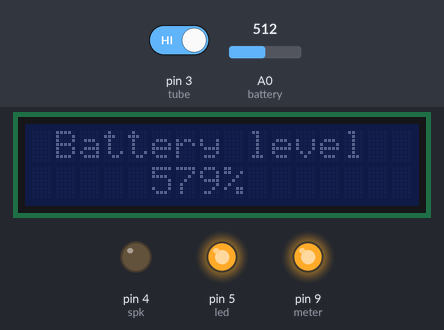
The sketch below on a simulated Arduino Uno, built with avr-gcc and run on an emulated ATmega328P. On the bench: 16×2 character LCD, output pins drawn as LEDs (lit = HIGH). The test bench sets the inputs (shaded band); at power-on: pin 3 (tube) HIGH, A0 (battery) = 512.

Above: at 2.4 s.
At 5.5 s:
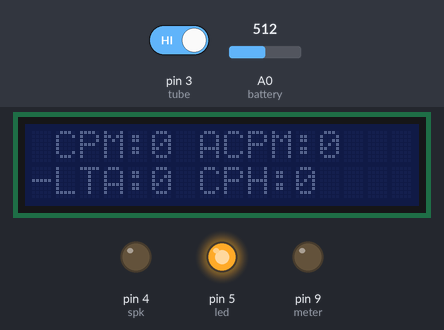
5.6 s: pin 3 (tube) driven LOW
At 6.6 s:
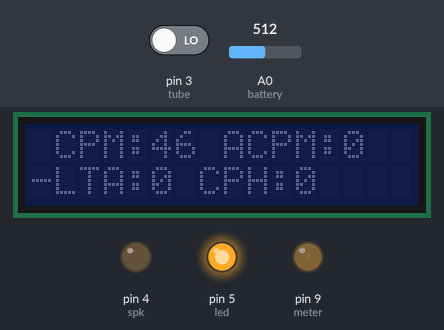
Timing chart, 0 to 8.6 s (numbered marks = the images above; inputs shaded):
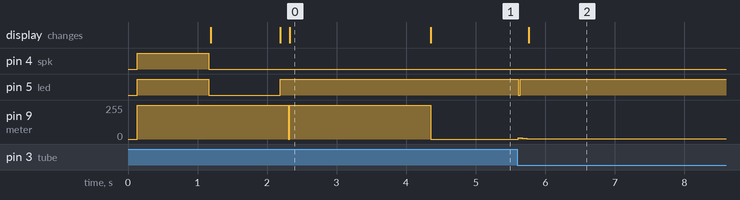

The sketch:

Geiger_counter.ino
```cpp
/*  Geiger Counter project
    (c) A.G.Doswell May 2020

    Hardware details can be found at andydoz.blogspot.com

    Compile with -02 switch for maximum performance.
*/
#include <Wire.h>
#include <LiquidCrystal_I2C.h>
unsigned int spk = 4; // Speaker drive transistor connected to pin 4
unsigned int led = 5; // Battery Low/Counter LED connected to pin 5
unsigned int meter = 9;// Analogue meter drive transistor connected to pin 9
unsigned int battery = A0; // Pin used to monitor LiPo voltage
unsigned int tube = 3; // Pin where CTC5 output connects from Q5
unsigned int peakMeterVal; // Peak read value for analogue meter
unsigned int peakCPM; // Peak value
unsigned int loopcounter;
int writeMeterVal;
unsigned long lastPulse; //Timing of last pulse arrived
long countsPerMin; // counts per minute
volatile boolean pulse; // Flag for when a pulse has occured
unsigned long LTAmins; //total number of minutes
unsigned long totalCPM; // total counts per minute
unsigned int LTA; //Long term average
unsigned long actualCPMtime;// timer updated once every second
unsigned int actualCPM = 0;// Actual counts per minute for display
volatile unsigned int actualCPMCount;// actual counts per minute
unsigned long decayMillis;// used to decay the meter slowly
unsigned long LTAcumulative;// cumulative number of counts since system start
unsigned long CPHcumulative;// cumulative number of counts per hour
unsigned int CPH;// counts per hour for display perposes.
unsigned long LTAMins;// number of minutes since system start
unsigned int bat;// battery level
int CPHmins; //time since last CPH update in mins
LiquidCrystal_I2C  lcd(0x3F, 16, 2);

byte Increasing[] = { // graphics for trendws
  B01111,
  B00011,
  B00101,
  B00101,
  B01000,
  B01000,
  B10000,
  B10000
};
byte Decreasing[] = {
  B10000,
  B10000,
  B01000,
  B01000,
  B00101,
  B00101,
  B00011,
  B01111
};

byte batt0[] = { //graphics for battery level
  B01110,
  B11011,
  B10001,
  B10001,
  B10001,
  B10001,
  B10001,
  B11111
};

byte batt1[] = {
  B01110,
  B11011,
  B10001,
  B10001,
  B10001,
  B10001,
  B11111,
  B11111
};

byte batt2[] = {
  B01110,
  B11011,
  B10001,
  B10001,
  B10001,
  B11111,
  B11111,
  B11111
};

byte batt3[] = {
  B01110,
  B11011,
  B10001,
  B10001,
  B11111,
  B11111,
  B11111,
  B11111
};
byte batt4[] = {
  B01110,
  B11011,
  B10001,
  B11111,
  B11111,
  B11111,
  B11111,
  B11111
};

byte batt5[] = {
  B01110,
  B11111,
  B11111,
  B11111,
  B11111,
  B11111,
  B11111,
  B11111
};


void setup() {
  pinMode (spk, OUTPUT); // Set up pins
  pinMode (led, OUTPUT);
  pinMode (meter, OUTPUT);
  pinMode (battery, INPUT);
  pinMode (tube, INPUT);
  pinMode (7, INPUT);// set this to high impedance to be compatible with existing PCB.
  lcd.init();// start I2C LCD
  lcd.begin(16, 2); // set up the LCD as 16 x 2 display
  lcd.setBacklight(HIGH);
  lcd.clear();
  analogWrite (meter, 255);
  digitalWrite (spk, HIGH);
  digitalWrite (led, HIGH);
  lcd.println(" Geiger Counter "); //splash screen
  lcd.setCursor(0, 1);
  lcd.println("  (C) Doz 2020  ");
  delay (1000);
  digitalWrite (spk, LOW);
  digitalWrite (led, LOW);
  lcd.clear();
  lcd.print("andydoz.blogspot");
  lcd.setCursor(0, 1);
  lcd.print("     .com");
  delay (1000);
  for (peakMeterVal = 0; peakMeterVal <= 100; peakMeterVal++) {
    bat += BatteryCheck ();
  }
  bat = bat / peakMeterVal;
  peakMeterVal = 0;
  lcd.clear();
  analogWrite (meter, 0);
  lcd.print(" Battery level");
  lcd.setCursor(0, 1);
  lcd.print("     ");
  lcd.print(bat);
  lcd.print("%");
  int level = map(bat, 0, 100, 0, 255);
  analogWrite(meter, level);
  delay (2000);
  lcd.clear ();
  lastPulse = millis();
  actualCPMtime = millis();
  decayMillis = millis();
  attachInterrupt(digitalPinToInterrupt(tube), pulseDetect, FALLING);// Interrupt to detect a pulse
}

void loop() {
  while (pulse) { //if the tube gets a pulse, update the results
    processResults();
    pulse = false;
    tick();
  }
  updateLCD();
  analogWrite (meter, (peakCPM / 5));
  if (((millis() - decayMillis) >= 5) && (peakCPM >= 10)) {
    peakCPM -= 10;
    decayMillis = millis();
    BatteryCheck();
  }
}

void tick() {
  digitalWrite (spk, HIGH); // make the speaker click, and flash the LED.
  digitalWrite (led, HIGH);
  delay (1);
  digitalWrite (spk, LOW);
  digitalWrite (led, LOW);
}

float BatteryCheck() { //get the battery voltage

  int sensorValue = analogRead(battery);
  float voltage = sensorValue * (5.0 / 1023.0);
  int batLevel = (voltage - 3.2) * 100;
  if (batLevel > 100) {
    batLevel = 100;
  }
  int batChar = (batLevel / 20) + 1;
  if (batLevel <= 5) {
    lcd.setBacklight(LOW); // switch of backlight ot save power
    digitalWrite (led, HIGH);// and switch on the LED to alert us
  }
  switch (batChar) {
    case 1:
      lcd.createChar(1, batt1);
      break;
    case 2:
      lcd.createChar(1, batt2);
      break;
    case 3:
      lcd.createChar(1, batt3);
      break;
    case 4:
      lcd.createChar(1, batt4);
      break;
    case 5:
      lcd.createChar(1, batt5);
      break;
  }
  return batLevel;
}

void pulseDetect() { //ISR for geiger tube
  pulse = true;
  actualCPMCount ++;
}

void processResults () {

  countsPerMin = 60000 / (millis() - lastPulse) ;// calculate instantanious CPM
  lastPulse = millis();
  if (countsPerMin > peakCPM) {
    peakCPM = countsPerMin;
  }
  if (peakCPM > 1275) { // limit peak value so as not to over-range meter
    peakCPM = 1275;
  }
  analogWrite (meter, (peakCPM / 5)); // write peak value to meter
  totalCPM += countsPerMin; // update totalCPM

  if (millis() - actualCPMtime >= 60000) { // After one minute, calculate ACPM, for display, and update CPH
    actualCPMtime = millis();
    actualCPM = actualCPMCount;
    actualCPMCount = 0;
    LTAmins ++;
    CPHmins++;
    LTAcumulative += actualCPM;
    LTA = (LTAcumulative / LTAmins);
    CPHcumulative += actualCPM;
    if (CPHmins == 60) { // after 1 hour, update CPH for display
      CPH = CPHcumulative;
      CPHmins = 0;
      CPHcumulative = 0;
    }
  }

  if (!LTAmins) { // Prevents spurious data until the first minute has elapsed.
    actualCPM = 0;
    LTA = 0;
  }
}

void updateLCD () { // Check the battery, update the LCD display with all current results=
  lcd.setCursor(1, 0); //Display resuluts to LCD
  lcd.print("CPM:");
  lcd.print(countsPerMin);
  lcd.print(" ACPM:");
  lcd.print(actualCPM);
  lcd.print("  ");
  lcd.setCursor(1, 1);
  lcd.print("LTA:");
  lcd.print(LTA);
  lcd.print(" CPH:");
  lcd.print(CPH);
  if (actualCPM > LTA) {
    lcd.createChar(0, Increasing);
    lcd.setCursor (0, 1);
    lcd.write(0);
  }
  if (actualCPM < LTA) {
    lcd.createChar(0, Decreasing);
    lcd.setCursor (0, 1);
    lcd.write(0);
  }
  if (actualCPM == LTA) {
    lcd.setCursor (0, 1);
    lcd.print("-");
  }
  lcd.setCursor(0, 0);
  lcd.write(1);
}
```

Measured:
- after the input at 5.6 s, pin 5 (led): HIGH → LOW at once, → HIGH 0.03 s later; pin 9 (meter): 0/255 → 9/255 at once, → 1/255 0.06 s later; the display: changes after 0.16 s (image 2)
- what the display in image 0 shows lasts 2.1 s, from 2.3 s to 4.4 s
